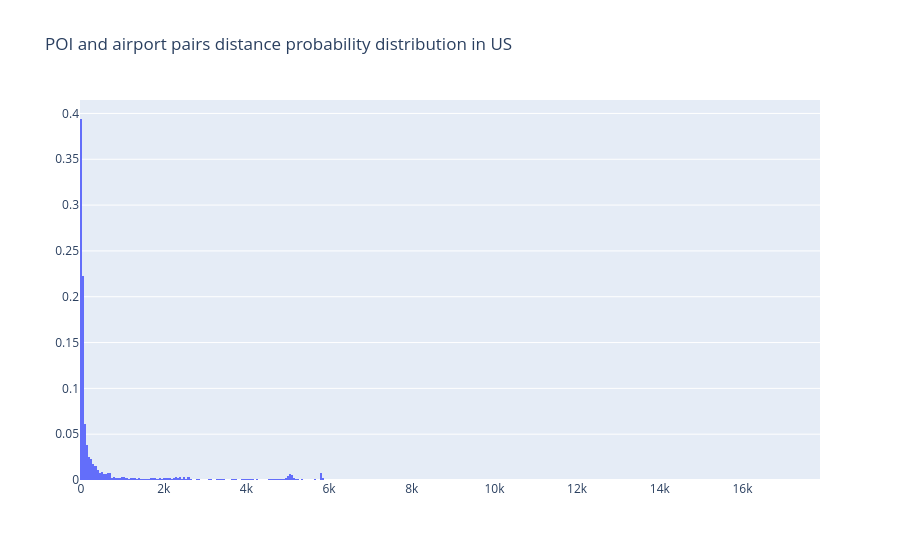

Here is the notebook cell this chart was saved with:
### Code cell
fig = go.Figure(data=[go.Histogram(x=us['distance_km'], histnorm='probability')])
fig.update_layout(title_text='POI and airport pairs distance probability distribution in US')
fig.show()

### Figure 1 — Plotly figure (JSON) as saved in the notebook; plotly's stock layout.template omitted (floating-point values rounded to 4 significant figures; data arrays with more than 128 entries replaced by an {"elided": "..."} marker saying what was removed)
{"data": [{"histnorm": "probability", "type": "histogram", "x": {"elided": "27070 float values"}}], "layout": {"title": {"text": "POI and airport pairs distance probability distribution in US"}}}
